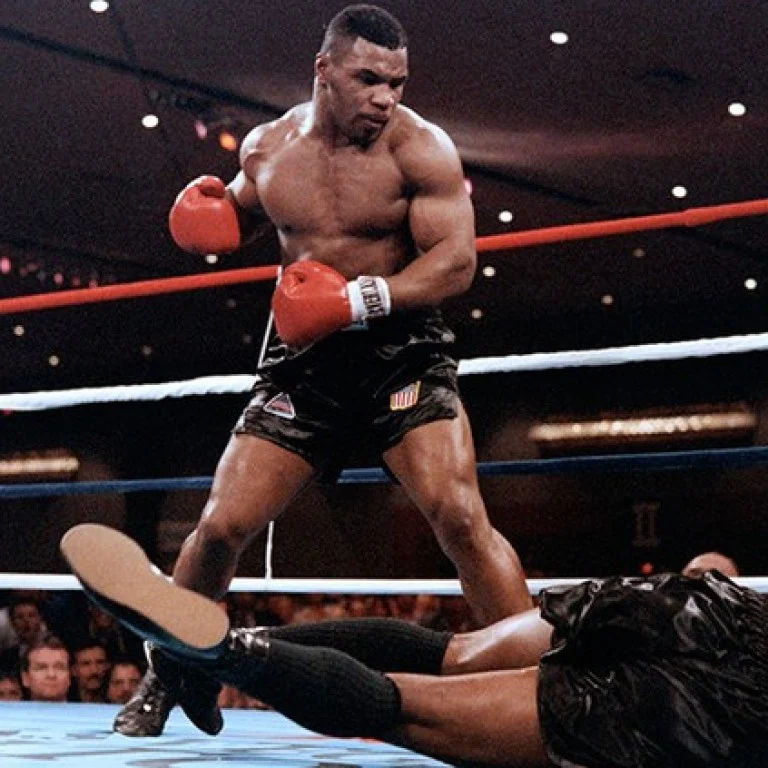
#> input picture Lab2/sample.jpg, 768 x 768 px
$ python q4.py
#> lines starting #> are read from the running program, lines starting #| are printed output that depends on the picture
import cv2
import numpy as np

def manual_histogram_equalization(image):

        if len(image.shape) != 2:
            raise ValueError("The input image must be grayscale")


        hist = np.zeros(256, dtype=int)
        for pixel_value in image.ravel():
            hist[pixel_value] += 1


        cdf = np.cumsum(hist)
        cdf_normalized = cdf * 255 / cdf[-1]


        lookup_table = np.floor(cdf_normalized).astype(np.uint8)


        equalized_image = lookup_table[image]

        return equalized_image

image = cv2.imread('sample.jpg', cv2.IMREAD_GRAYSCALE)
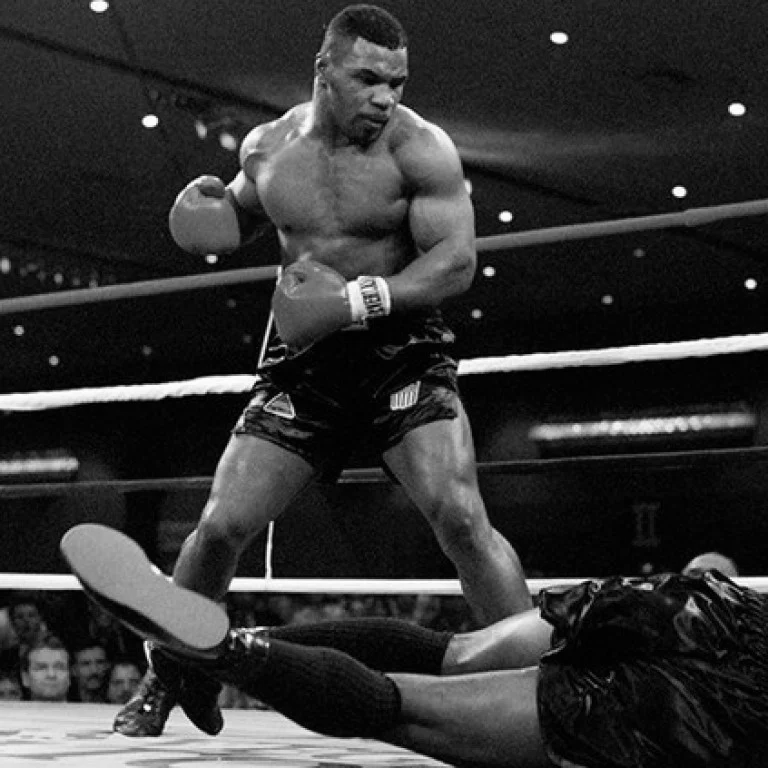
#> image: shape (768, 768); min 0, max 255, mean 50.1


equalized_image = manual_histogram_equalization(image)
#> the loop in manual_histogram_equalization, `for pixel_value in image.ravel():` made 589824 passes
#> pixel_value on passes 1 to 3: 46, 46, 46
#> after the loop in manual_histogram_equalization, `for pixel_value in image.ravel():`: hist = 256 values, max 25579 at index 4, min 48 at index 255, mean 2304
#> in manual_histogram_equalization, `cdf = np.cumsum(hist)`: cdf = 256 values from 1807 to 589824
#> in manual_histogram_equalization, `cdf_normalized = cdf * 255 / cdf[-1]`: cdf_normalized = 256 values from 0.781 to 255
#> in manual_histogram_equalization, `lookup_table = np.floor(cdf_normalized).astype(np.uint8)`: lookup_table = 256 values from 0 to 255
#> in manual_histogram_equalization, `equalized_image = lookup_table[image]`:
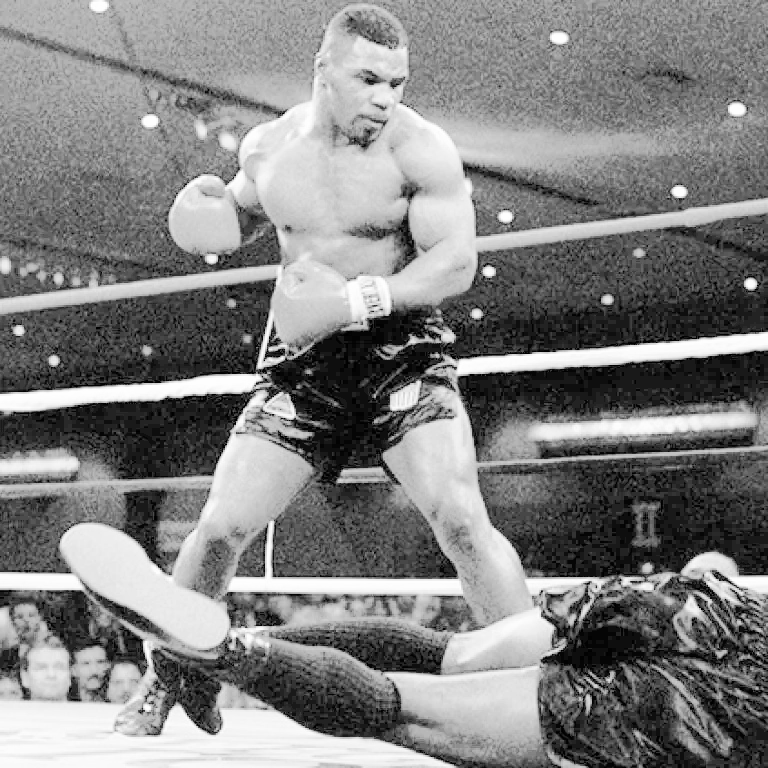
#> equalized_image: shape (768, 768); min 0, max 255, mean 128.8


cv2.imshow('Original Grayscale Image', image)
cv2.imshow('Equalized Image', equalized_image)


cv2.waitKey(0)
cv2.destroyAllWindows()

$ run again, with Lab2/Picture1.jpeg copied over Lab2/sample.jpg
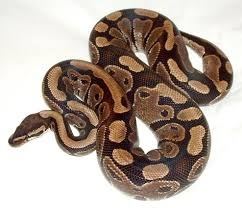
#> input picture Lab2/Picture1.jpeg, 242 x 208 px
#> `image = cv2.imread('sample.jpg', cv2.IMREAD_GRAYSCALE)`:
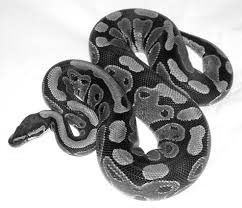
#> image: shape (208, 242); min 0, max 255, mean 169.7
#> the loop in manual_histogram_equalization, `for pixel_value in image.ravel():` made 50336 passes
#> pixel_value on passes 1 to 3: 234, 234, 234
#> after the loop in manual_histogram_equalization, `for pixel_value in image.ravel():`: hist = 256 values, max 10726 at index 255, min 6 at index 0, mean 196.6
#> cdf = 256 values from 6 to 50336
#> cdf_normalized = 256 values from 0.0304 to 255
#> lookup_table = 256 values from 0 to 255
#> in manual_histogram_equalization, `equalized_image = lookup_table[image]`:
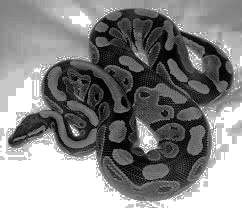
#> equalized_image: shape (208, 242); min 0, max 255, mean 133.8

$ run again, with Lab2/input.png saved as Lab2/sample.jpg
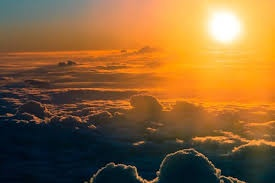
#> input picture Lab2/input.png, 275 x 183 px
#> `image = cv2.imread('sample.jpg', cv2.IMREAD_GRAYSCALE)`:
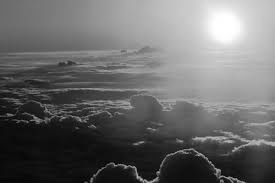
#> image: shape (183, 275); min 0, max 255, mean 105.2
#> the loop in manual_histogram_equalization, `for pixel_value in image.ravel():` made 50325 passes
#> pixel_value on passes 1 to 3: 107, 107, 107
#> after the loop in manual_histogram_equalization, `for pixel_value in image.ravel():`: hist = 256 values, max 938 at index 16, min 1 at index 2, mean 196.6
#> cdf = 256 values from 5 to 50325
#> cdf_normalized = 256 values from 0.0253 to 255
#> lookup_table = 256 values from 0 to 255
#> in manual_histogram_equalization, `equalized_image = lookup_table[image]`:
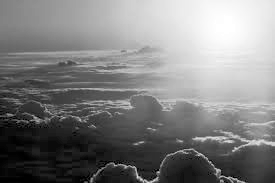
#> equalized_image: shape (183, 275); min 0, max 255, mean 127.7
